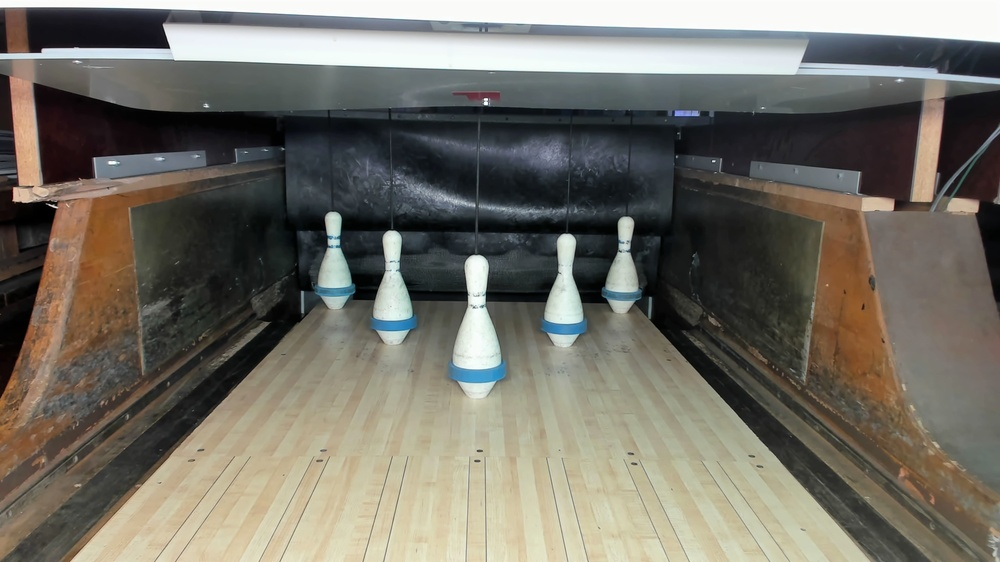
#> input picture bowling_frames/calibration_baseline.jpg, 1000 x 562 px, shrunk from 1920 x 1080 before the run
$ python calibrate.py --image ../bowling_frames/calibration_baseline.jpg
#> lines starting #> are read from the running program, lines starting #| are printed output that depends on the picture
import argparse
import cv2
import os
from pathlib import Path
from typing import List, Tuple


def ensure_dir(folder: str) -> None:
    if folder and not os.path.exists(folder):
        os.makedirs(folder, exist_ok=True)


STATIC_OVERLAY_RADIUS = 10  # pixels, fixed size for calibration overlay circles


# [35 lines left out: functions draw_calibration_overlay, save_calibration_snippet, not called in this run]


def interactive_select_pin_centers(image_path: str, pin_count: int = 5) -> List[Tuple[float, float]]:
#> called with pin_count = 5
    image = cv2.imread(image_path)
#> image is the input picture: shape (562, 1000, 3); mean B, G, R 103.2, 112.8, 116
    if image is None:
        raise ValueError(f"Could not load image: {image_path}")

    clone = image.copy()
    points: List[Tuple[int, int]] = []
    window_name = "Calibration - click pin centers"

    def draw_points(frame):
        for idx, (x, y) in enumerate(points, start=1):
            cv2.circle(frame, (x, y), 12, (0, 0, 255), 2)
            cv2.putText(frame, str(idx), (x - 10, y - 20), cv2.FONT_HERSHEY_SIMPLEX, 0.7, (0, 0, 255), 2)
        cv2.putText(frame, "Left-click to add, right-click to remove, s=save, r=reset, q=quit",
                    (10, 25), cv2.FONT_HERSHEY_SIMPLEX, 0.6, (0, 0, 255), 2)
        cv2.putText(frame, f"Selected {len(points)} / {pin_count}",
                    (10, 50), cv2.FONT_HERSHEY_SIMPLEX, 0.6, (0, 0, 255), 2)
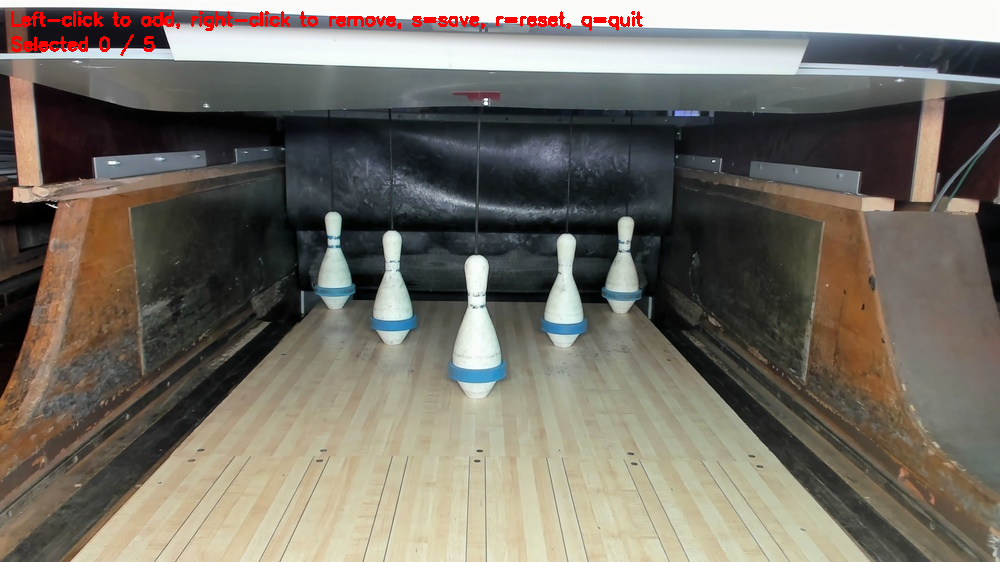
#> frame: shape (562, 1000, 3); mean B, G, R 102.1, 111.7, 117.1

    # [6 lines left out: function mouse_callback, not called in this run]

    cv2.namedWindow(window_name, cv2.WINDOW_NORMAL)
    cv2.setMouseCallback(window_name, mouse_callback)

    while True:
        display = clone.copy()
        draw_points(display)
        cv2.imshow(window_name, display)
        key = cv2.waitKey(20) & 0xFF
#> (key q is pressed here)
        if key == ord("q") or key == 27:
            cv2.destroyWindow(window_name)
#> (the run stopped early here; a loop or call above may not have finished)
